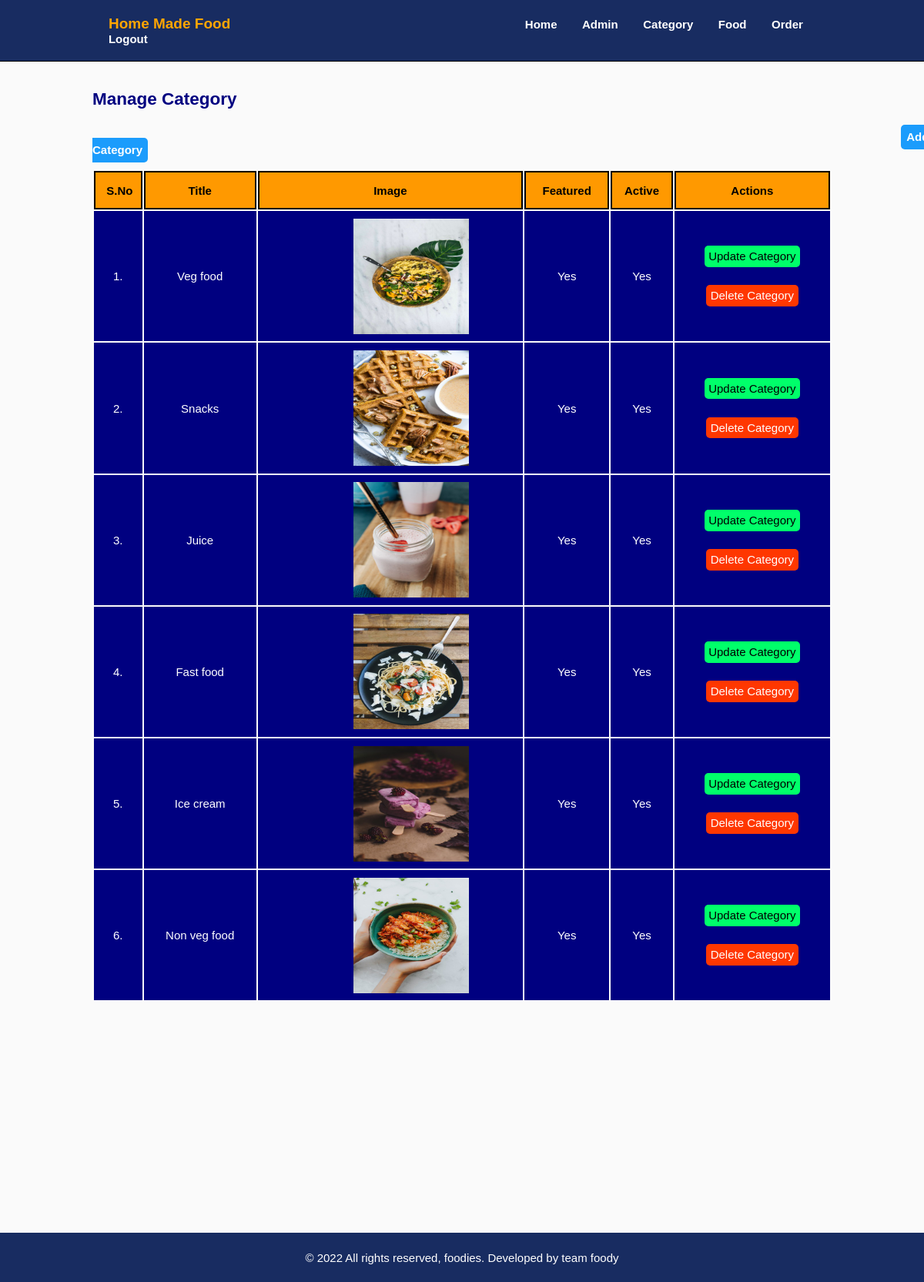
The page /Back-end/Home-food/admin/manage-category.php (signed in) on the database its author committed.
### tables this page shows
CREATE TABLE `category_home` (
  `id` int(10) UNSIGNED NOT NULL,
  `title` varchar(100) NOT NULL,
  `image_name` varchar(255) NOT NULL,
  `featured` varchar(10) NOT NULL,
  `active` varchar(10) NOT NULL
);

### Back-end/Home-food/admin/manage-category.php (the view, shortened to what this page needs)
<?php include('partials/menu.php'); ?>
    <div class="main-content ">
<div class="wrapper">
   </div>
</div>
   <div class="main-content ">
    <div class="wrapper">
    <h2 style="margin-left:0px; color:navy; font-weight:bold; margin-bottom:10px;">Manage Category</h2>
    <br/>
                  <a href="<?php echo SITEURL; ?>Back-end/Home-food/admin/add-category.php" class="btn-primary2"> Add Category</a>
                    <table class="tbl-full">
                        <tr>
                          <th>S.No</th>
                          <th>Title</th>
                          <th>Image</th>
                          <th>Featured</th>
                          <th>Active</th>
                          <th>Actions</th>
                        </tr>
                        <?php
                            $sql = "SELECT * FROM category_home";
                            $res = mysqli_query($conn, $sql);
                            if($res==TRUE)
                            {
                             $count = mysqli_num_rows($res);
                             $sn=1;
                             if($count>0){
                                while($rows=mysqli_fetch_assoc($res)){
                                   $id =$rows['id'];
                                    $title=$rows['title'];
                                    $image_name=$rows['image_name'];
                                    $featured=$rows['featured'];
                                    $active=$rows['active'];
                                   ?>
                                <tr>
                                   <td><?php echo $sn++; ?>.</td>
                                    <td><?php echo $title; ?></td>
                                   <td>
                                    <?php
                                    if($image_name!="")
                                    {
                                       ?>
                                          <img src="<?php echo SITEURL; ?>Front-end/img/category/<?php echo $image_name?>" width="150px" style="margin-right:60px">
                                       <?php
                                    }
                                    else
                                    {
                                        echo "<div class='error'>Image not Added    <strong>X</strong></div>";
                                    }
                                    ?>
                                 </td>
                                   <td><?php echo $featured; ?></td>
                                   <td><?php echo $active; ?></td>
                                   <td>
                                    <a href="<?php echo SITEURL; ?>Back-end/Home-food/admin/update-category.php?id=<?php echo $id; ?>" class="btn-secondary1">  Update Category</a>
                                    <br>
                                    <br><br>
                                    <a href="<?php echo SITEURL; ?>Back-end/Home-food/admin/delete-category.php?id=<?php echo $id; ?>" class="btn-danger1">  Delete Category</a>
                                   </td>
                                   </tr>
                                   <?php
                                }
                              }
                        else
                           {
                              ?>
                               <tr>
                                 <td>  <div class="error">No category Added    <strong>X</strong></div></td>
                               </tr>
                              <?php
                           }
                        }
                          ?>
                    </table>
                    </div>
   </div>
<div class="main-content ">
<div class="wrapper">
   </div>
</div>
<div class="main-content ">
<div class="wrapper">
   </div>
</div>
<div class="main-content ">
<div class="wrapper">
   </div>
</div>
<div class="main-content ">
<div class="wrapper">
   </div>
</div>
<div class="main-content ">
<div class="wrapper">
   </div>
</div>
<div class="main-content ">
<div class="wrapper">
   </div>
</div>
<div class="main-content ">
<div class="wrapper">
   </div>
</div>
<div class="main-content ">
<div class="wrapper">
   </div>
</div>
<div class="main-content ">
<div class="wrapper">
   </div>
</div>
<div class="main-content ">
<div class="wrapper">
   </div>
</div>
<div class="main-content ">
<div class="wrapper">
   </div>
</div>
<div class="main-content ">
<div class="wrapper">
   </div>
</div>
<?php include('partials/footer.php'); ?>

### Back-end/Home-food/css/admin.css (style rules this page uses)
* { margin:0; padding:0; font-family:Arial, Helvetica, sans-serif; }
.wrapper { padding: 1%; width:80%; margin: 0 auto; }
.main-content { background-color: var(--veryLightGray); }
:root { --red: hsl(0, 78%, 62%); --cyan: hsl(180, 62%, 55%); --orange: hsl(34, 97%, 64%); --blue: hsl(212, 86%, 64%); --varyDarkBlue: hsl(234, 12%, 34%); --grayishBlue: hsl(229, 6%, 66%); --veryLightGray: hsl(0, 0%, 98%); --weight1: 200; --weight2: 400; --weight3: 600; }
body { font-size: 15px; font-family: 'Poppins', sans-serif; background-color: var(--veryLightGray); }
img { float: right; }
h2 { color: var(--varyDarkBlue); font-weight: var(--weight3); }
.tbl-full { width:100%; }
table tr th { border:2px solid rgb(0, 0, 0); padding:1.5%; color: black; font-weight: bold; background-color:rgb(255, 153, 0); }
td { text-align: center; color:white; font-weight: 500; background-color:navy; padding: 1%; }
.btn-primary2 { background-color: #1B9CFC; padding: .75%; border-radius: 5px; color:rgb(255, 255, 255); font-weight: bold; margin-left: 1050px; text-decoration: none; }
.btn-secondary1 { background-color:#00ff6a; padding: 3%; margin:5px; border-radius: 5px; color:rgb(0, 0, 0); font-weight: 500; text-decoration: none; }
.btn-danger1 { background-color:#ff3700; padding: 3%; margin:5px; border-radius: 5px; color:rgb(255, 255, 255); font-weight: 500; text-decoration: none; }
img { max-width: 100%; display: block; }

### rows shown on the page
category_home: title "Veg food", image_name (picture), featured "Yes", active "Yes"
category_home: title "Snacks", image_name (picture), featured "Yes", active "Yes"
category_home: title "Juice", image_name (picture), featured "Yes", active "Yes"
category_home: title "Fast food", image_name (picture), featured "Yes", active "Yes"
category_home: title "Ice cream", image_name (picture), featured "Yes", active "Yes"
category_home: title "Non veg food", image_name (picture), featured "Yes", active "Yes"
